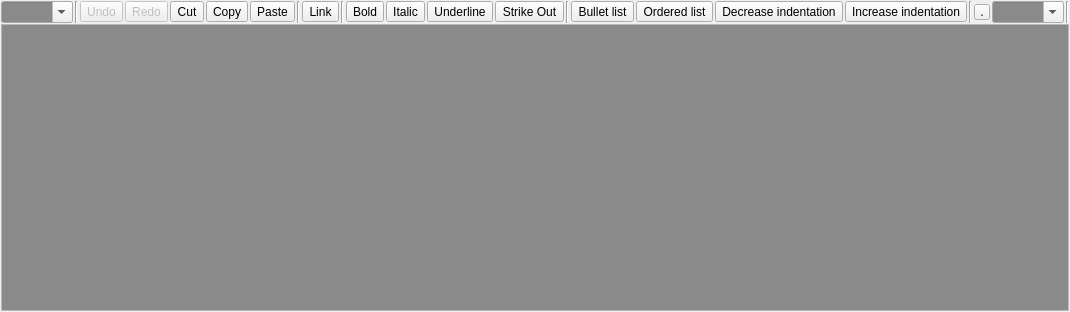
<?xml version="1.0" encoding="UTF-8"?>
<ui version="4.0">
 <class>MRichTextEdit</class>
 <widget class="QWidget" name="MRichTextEdit">
  <property name="geometry">
   <rect>
    <x>0</x>
    <y>0</y>
    <width>819</width>
    <height>312</height>
   </rect>
  </property>
  <property name="palette">
   <palette>
    <active>
     <colorrole role="Text">
      <brush brushstyle="SolidPattern">
       <color alpha="255">
        <red>255</red>
        <green>255</green>
        <blue>255</blue>
       </color>
      </brush>
     </colorrole>
     <colorrole role="Base">
      <brush brushstyle="SolidPattern">
       <color alpha="255">
        <red>138</red>
        <green>138</green>
        <blue>138</blue>
       </color>
      </brush>
     </colorrole>
    </active>
    <inactive>
     <colorrole role="Text">
      <brush brushstyle="SolidPattern">
       <color alpha="255">
        <red>255</red>
        <green>255</green>
        <blue>255</blue>
       </color>
      </brush>
     </colorrole>
     <colorrole role="Base">
      <brush brushstyle="SolidPattern">
       <color alpha="255">
        <red>138</red>
        <green>138</green>
        <blue>138</blue>
       </color>
      </brush>
     </colorrole>
    </inactive>
    <disabled>
     <colorrole role="Text">
      <brush brushstyle="SolidPattern">
       <color alpha="255">
        <red>159</red>
        <green>158</green>
        <blue>158</blue>
       </color>
      </brush>
     </colorrole>
     <colorrole role="Base">
      <brush brushstyle="SolidPattern">
       <color alpha="255">
        <red>255</red>
        <green>255</green>
        <blue>255</blue>
       </color>
      </brush>
     </colorrole>
    </disabled>
   </palette>
  </property>
  <property name="windowTitle">
   <string notr="true"/>
  </property>
  <layout class="QVBoxLayout" name="verticalLayout">
   <property name="spacing">
    <number>1</number>
   </property>
   <property name="leftMargin">
    <number>1</number>
   </property>
   <property name="topMargin">
    <number>1</number>
   </property>
   <property name="rightMargin">
    <number>1</number>
   </property>
   <property name="bottomMargin">
    <number>1</number>
   </property>
   <item>
    <widget class="QWidget" name="f_toolbar" native="true">
     <layout class="QHBoxLayout" name="horizontalLayout">
      <property name="spacing">
       <number>2</number>
      </property>
      <property name="leftMargin">
       <number>0</number>
      </property>
      <property name="topMargin">
       <number>0</number>
      </property>
      <property name="rightMargin">
       <number>0</number>
      </property>
      <property name="bottomMargin">
       <number>0</number>
      </property>
      <item>
       <widget class="QComboBox" name="f_paragraph">
        <property name="focusPolicy">
         <enum>Qt::ClickFocus</enum>
        </property>
        <property name="toolTip">
         <string>Paragraph formatting</string>
        </property>
        <property name="editable">
         <bool>true</bool>
        </property>
       </widget>
      </item>
      <item>
       <widget class="Line" name="line_4">
        <property name="orientation">
         <enum>Qt::Vertical</enum>
        </property>
       </widget>
      </item>
      <item>
       <widget class="QToolButton" name="f_undo">
        <property name="enabled">
         <bool>false</bool>
        </property>
        <property name="focusPolicy">
         <enum>Qt::ClickFocus</enum>
        </property>
        <property name="toolTip">
         <string>Undo (CTRL+Z)</string>
        </property>
        <property name="text">
         <string>Undo</string>
        </property>
        <property name="icon">
         <iconset theme="edit-undo">
          <normaloff/>
         </iconset>
        </property>
        <property name="iconSize">
         <size>
          <width>16</width>
          <height>16</height>
         </size>
        </property>
       </widget>
      </item>
      <item>
       <widget class="QToolButton" name="f_redo">
        <property name="enabled">
         <bool>false</bool>
        </property>
        <property name="focusPolicy">
         <enum>Qt::ClickFocus</enum>
        </property>
        <property name="toolTip">
         <string>Redo</string>
        </property>
        <property name="text">
         <string>Redo</string>
        </property>
        <property name="icon">
         <iconset theme="edit-redo">
          <normaloff/>
         </iconset>
        </property>
        <property name="iconSize">
         <size>
          <width>16</width>
          <height>16</height>
         </size>
        </property>
       </widget>
      </item>
      <item>
       <widget class="QToolButton" name="f_cut">
        <property name="focusPolicy">
         <enum>Qt::ClickFocus</enum>
        </property>
        <property name="toolTip">
         <string>Cut (CTRL+X)</string>
        </property>
        <property name="text">
         <string>Cut</string>
        </property>
        <property name="icon">
         <iconset theme="edit-cut">
          <normaloff/>
         </iconset>
        </property>
        <property name="iconSize">
         <size>
          <width>16</width>
          <height>16</height>
         </size>
        </property>
       </widget>
      </item>
      <item>
       <widget class="QToolButton" name="f_copy">
        <property name="focusPolicy">
         <enum>Qt::ClickFocus</enum>
        </property>
        <property name="toolTip">
         <string>Copy (CTRL+C)</string>
        </property>
        <property name="text">
         <string>Copy</string>
        </property>
        <property name="icon">
         <iconset theme="edit-copy">
          <normaloff/>
         </iconset>
        </property>
        <property name="iconSize">
         <size>
          <width>16</width>
          <height>16</height>
         </size>
        </property>
       </widget>
      </item>
      <item>
       <widget class="QToolButton" name="f_paste">
        <property name="focusPolicy">
         <enum>Qt::ClickFocus</enum>
        </property>
        <property name="toolTip">
         <string>Paste (CTRL+V)</string>
        </property>
        <property name="text">
         <string>Paste</string>
        </property>
        <property name="icon">
         <iconset theme="edit-paste">
          <normaloff/>
         </iconset>
        </property>
        <property name="iconSize">
         <size>
          <width>16</width>
          <height>16</height>
         </size>
        </property>
       </widget>
      </item>
      <item>
       <widget class="Line" name="line">
        <property name="orientation">
         <enum>Qt::Vertical</enum>
        </property>
       </widget>
      </item>
      <item>
       <widget class="QToolButton" name="f_link">
        <property name="focusPolicy">
         <enum>Qt::ClickFocus</enum>
        </property>
        <property name="toolTip">
         <string>Link (CTRL+L)</string>
        </property>
        <property name="text">
         <string>Link</string>
        </property>
        <property name="icon">
         <iconset theme="applications-internet">
          <normaloff/>
         </iconset>
        </property>
        <property name="iconSize">
         <size>
          <width>16</width>
          <height>16</height>
         </size>
        </property>
        <property name="checkable">
         <bool>true</bool>
        </property>
       </widget>
      </item>
      <item>
       <widget class="Line" name="line_3">
        <property name="orientation">
         <enum>Qt::Vertical</enum>
        </property>
       </widget>
      </item>
      <item>
       <widget class="QToolButton" name="f_bold">
        <property name="focusPolicy">
         <enum>Qt::ClickFocus</enum>
        </property>
        <property name="toolTip">
         <string notr="true">Bold (CTRL+B)</string>
        </property>
        <property name="text">
         <string>Bold</string>
        </property>
        <property name="icon">
         <iconset theme="format-text-bold">
          <normaloff/>
         </iconset>
        </property>
        <property name="iconSize">
         <size>
          <width>16</width>
          <height>16</height>
         </size>
        </property>
        <property name="checkable">
         <bool>true</bool>
        </property>
       </widget>
      </item>
      <item>
       <widget class="QToolButton" name="f_italic">
        <property name="focusPolicy">
         <enum>Qt::ClickFocus</enum>
        </property>
        <property name="toolTip">
         <string>Italic (CTRL+I)</string>
        </property>
        <property name="text">
         <string>Italic</string>
        </property>
        <property name="icon">
         <iconset theme="format-text-italic">
          <normaloff/>
         </iconset>
        </property>
        <property name="iconSize">
         <size>
          <width>16</width>
          <height>16</height>
         </size>
        </property>
        <property name="checkable">
         <bool>true</bool>
        </property>
       </widget>
      </item>
      <item>
       <widget class="QToolButton" name="f_underline">
        <property name="focusPolicy">
         <enum>Qt::ClickFocus</enum>
        </property>
        <property name="toolTip">
         <string>Underline (CTRL+U)</string>
        </property>
        <property name="text">
         <string>Underline</string>
        </property>
        <property name="icon">
         <iconset theme="format-text-underline">
          <normaloff/>
         </iconset>
        </property>
        <property name="iconSize">
         <size>
          <width>16</width>
          <height>16</height>
         </size>
        </property>
        <property name="checkable">
         <bool>true</bool>
        </property>
       </widget>
      </item>
      <item>
       <widget class="QToolButton" name="f_strikeout">
        <property name="styleSheet">
         <string notr="true"/>
        </property>
        <property name="text">
         <string>Strike Out</string>
        </property>
        <property name="checkable">
         <bool>true</bool>
        </property>
       </widget>
      </item>
      <item>
       <widget class="Line" name="line_5">
        <property name="orientation">
         <enum>Qt::Vertical</enum>
        </property>
       </widget>
      </item>
      <item>
       <widget class="QToolButton" name="f_list_bullet">
        <property name="focusPolicy">
         <enum>Qt::ClickFocus</enum>
        </property>
        <property name="toolTip">
         <string>Bullet list (CTRL+-)</string>
        </property>
        <property name="text">
         <string>Bullet list</string>
        </property>
        <property name="iconSize">
         <size>
          <width>16</width>
          <height>16</height>
         </size>
        </property>
        <property name="checkable">
         <bool>true</bool>
        </property>
       </widget>
      </item>
      <item>
       <widget class="QToolButton" name="f_list_ordered">
        <property name="focusPolicy">
         <enum>Qt::ClickFocus</enum>
        </property>
        <property name="toolTip">
         <string>Ordered list (CTRL+=)</string>
        </property>
        <property name="text">
         <string>Ordered list</string>
        </property>
        <property name="iconSize">
         <size>
          <width>16</width>
          <height>16</height>
         </size>
        </property>
        <property name="checkable">
         <bool>true</bool>
        </property>
       </widget>
      </item>
      <item>
       <widget class="QToolButton" name="f_indent_dec">
        <property name="focusPolicy">
         <enum>Qt::ClickFocus</enum>
        </property>
        <property name="toolTip">
         <string>Decrease indentation (CTRL+,)</string>
        </property>
        <property name="text">
         <string>Decrease indentation</string>
        </property>
        <property name="icon">
         <iconset theme="format-indent-less">
          <normaloff/>
         </iconset>
        </property>
        <property name="iconSize">
         <size>
          <width>16</width>
          <height>16</height>
         </size>
        </property>
       </widget>
      </item>
      <item>
       <widget class="QToolButton" name="f_indent_inc">
        <property name="focusPolicy">
         <enum>Qt::ClickFocus</enum>
        </property>
        <property name="toolTip">
         <string>Increase indentation (CTRL+.)</string>
        </property>
        <property name="text">
         <string>Increase indentation</string>
        </property>
        <property name="icon">
         <iconset theme="format-indent-more">
          <normaloff/>
         </iconset>
        </property>
        <property name="iconSize">
         <size>
          <width>16</width>
          <height>16</height>
         </size>
        </property>
       </widget>
      </item>
      <item>
       <widget class="Line" name="line_2">
        <property name="orientation">
         <enum>Qt::Vertical</enum>
        </property>
       </widget>
      </item>
      <item>
       <widget class="QToolButton" name="f_bgcolor">
        <property name="minimumSize">
         <size>
          <width>16</width>
          <height>16</height>
         </size>
        </property>
        <property name="maximumSize">
         <size>
          <width>16</width>
          <height>16</height>
         </size>
        </property>
        <property name="focusPolicy">
         <enum>Qt::ClickFocus</enum>
        </property>
        <property name="toolTip">
         <string>Text background color</string>
        </property>
        <property name="text">
         <string>.</string>
        </property>
        <property name="iconSize">
         <size>
          <width>16</width>
          <height>16</height>
         </size>
        </property>
       </widget>
      </item>
      <item>
       <widget class="QComboBox" name="f_fontsize">
        <property name="focusPolicy">
         <enum>Qt::ClickFocus</enum>
        </property>
        <property name="toolTip">
         <string>Font size</string>
        </property>
        <property name="editable">
         <bool>true</bool>
        </property>
       </widget>
      </item>
      <item>
       <widget class="Line" name="line_6">
        <property name="orientation">
         <enum>Qt::Vertical</enum>
        </property>
       </widget>
      </item>
      <item>
       <spacer name="horizontalSpacer">
        <property name="orientation">
         <enum>Qt::Horizontal</enum>
        </property>
        <property name="sizeHint" stdset="0">
         <size>
          <width>40</width>
          <height>20</height>
         </size>
        </property>
       </spacer>
      </item>
     </layout>
     <zorder>f_paragraph</zorder>
     <zorder>line_4</zorder>
     <zorder>f_undo</zorder>
     <zorder>f_redo</zorder>
     <zorder>f_cut</zorder>
     <zorder>f_copy</zorder>
     <zorder>f_paste</zorder>
     <zorder>line</zorder>
     <zorder>f_link</zorder>
     <zorder>line_3</zorder>
     <zorder>f_italic</zorder>
     <zorder>f_underline</zorder>
     <zorder>line_2</zorder>
     <zorder>f_fontsize</zorder>
     <zorder>line_5</zorder>
     <zorder>f_list_bullet</zorder>
     <zorder>f_list_ordered</zorder>
     <zorder>f_indent_dec</zorder>
     <zorder>f_indent_inc</zorder>
     <zorder>f_bold</zorder>
     <zorder>f_bgcolor</zorder>
     <zorder>f_strikeout</zorder>
     <zorder>line_6</zorder>
    </widget>
   </item>
   <item>
    <widget class="QTextEdit" name="f_textedit">
     <property name="styleSheet">
      <string notr="true"/>
     </property>
     <property name="autoFormatting">
      <set>QTextEdit::AutoNone</set>
     </property>
     <property name="tabChangesFocus">
      <bool>true</bool>
     </property>
    </widget>
   </item>
  </layout>
 </widget>
 <resources/>
 <connections/>
</ui>
